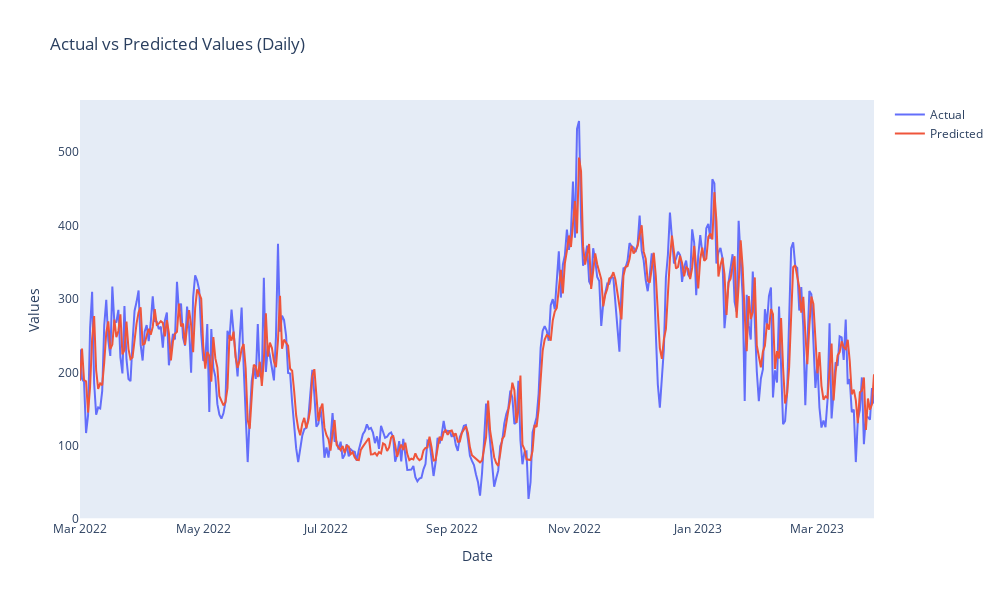

Write notebook code for a chart like this one.
### Markdown cell above
### Picturing the Prediction Dance
**Where Predictions Meet Reality**
### Smoothed Time Series Visualization
- I turned the hourly predictions and actuals of my time series into Pandas Series, marked by the days of March 2022(for test set only). 
- By resampling these to a daily mean, I smoothed the hourly noise into clear daily trends. This wasn't just for looks; the daily aggregation reveals a more coherent story, mirroring the natural flow of life's patterns. 
- With this, I plotted the actual against the predicted values, side by side, on a clean graph that let their dance shine without the clutter of grid lines. 
- This visualization isn't just a chart; it's the narrative of my model's ability to echo the rhythms of the days.

### Code cell
# Convert to Pandas Series
y_test = pd.Series(y_test, index=pd.date_range(start='2022-03-01', periods=len(y_test), freq='H'))
y_test_pred = pd.Series(y_test_pred, index=pd.date_range(start='2022-03-01', periods=len(y_test_pred), freq='H'))

# Resample the data to daily frequency
y_test_daily = y_test.resample('D').mean()
y_test_pred_daily = y_test_pred.resample('D').mean()

# Create a line plot
fig = go.Figure()

# Add actual values as a line
fig.add_trace(go.Scatter(x=y_test_daily.index, y=y_test_daily, mode='lines', name='Actual'))

# Add predicted values as a line
fig.add_trace(go.Scatter(x=y_test_pred_daily.index, y=y_test_pred_daily, mode='lines', name='Predicted'))

# Update layout with adjusted width, height, and without grid lines
fig.update_layout(title='Actual vs Predicted Values (Daily)',
                  xaxis_title='Date',
                  yaxis_title='Values',
                  width=1000,  # Adjust width as needed
                  height=600,  # Adjust height as needed
                  xaxis=dict(showgrid=False),  # Remove x-axis grid lines
                  yaxis=dict(showgrid=False)   # Remove y-axis grid lines
                  )

# Show the plot
fig.show()

### Figure 1 — Plotly figure (JSON) as saved in the notebook; plotly's stock layout.template omitted (floating-point values rounded to 4 significant figures; data arrays with more than 128 entries replaced by an {"elided": "..."} marker saying what was removed)
{"data": [{"mode": "lines", "name": "Actual", "type": "scatter", "x": {"elided": "394 str values"}, "y": {"elided": "394 float values"}}, {"mode": "lines", "name": "Predicted", "type": "scatter", "x": {"elided": "394 str values"}, "y": {"elided": "394 float values"}}], "layout": {"height": 600, "title": {"text": "Actual vs Predicted Values (Daily)"}, "width": 1000, "xaxis": {"showgrid": false, "title": {"text": "Date"}}, "yaxis": {"showgrid": false, "title": {"text": "Values"}}}}
